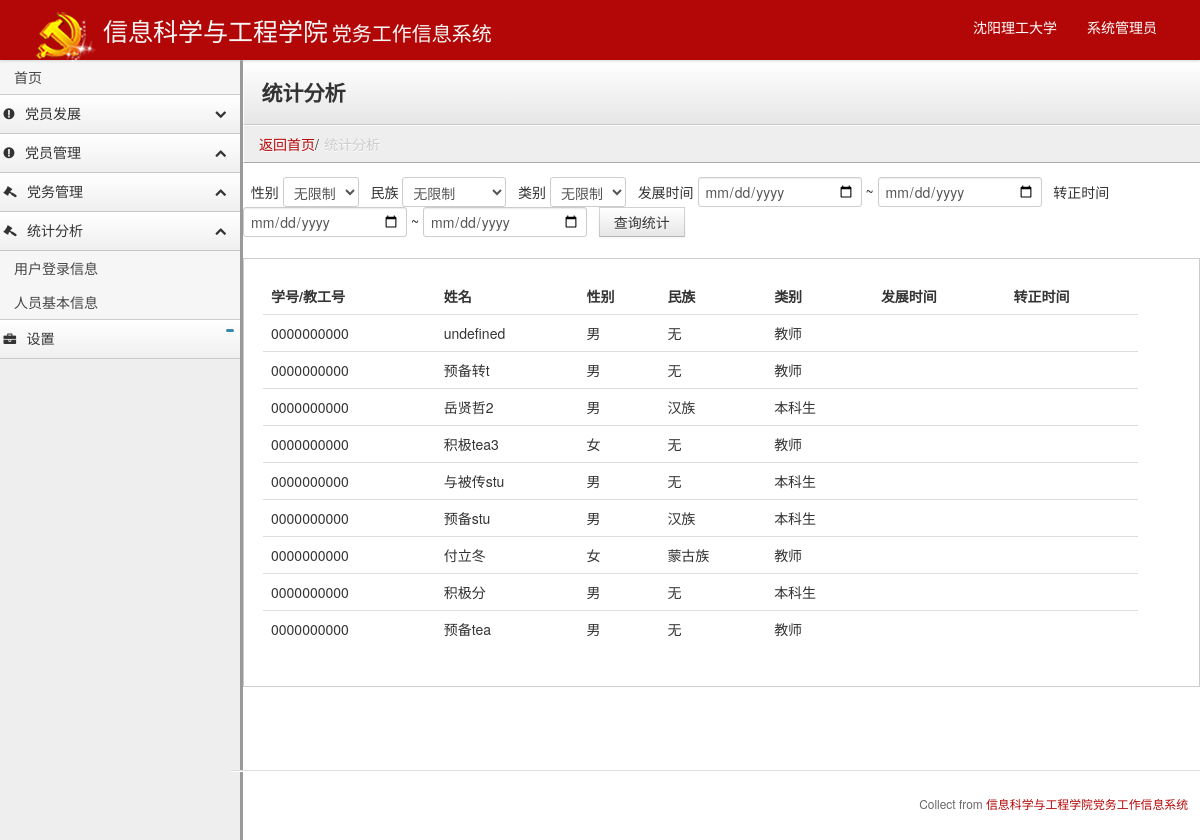
The app's page /Right_1/1_statistics.php (signed in) with its own data.
### tables this page shows
CREATE TABLE `personnelinformation` (
  `ID_number` char(18) NOT NULL COMMENT '身份证号',
  `person_cate1` tinyint(4) NOT NULL COMMENT '类别1教研本',
  `instructor_mark` tinyint(4) DEFAULT NULL COMMENT '1是导员',
  `person_cate2` tinyint(4) NOT NULL DEFAULT '6' COMMENT '人员类别2',
  `major` char(4) DEFAULT '0000' COMMENT '专业',
  `class` char(8) DEFAULT '00000000' COMMENT '班级（学生）',
  `stu_number` char(10) DEFAULT '0000000000' COMMENT '学号（学生）',
  `name` varchar(10) NOT NULL DEFAULT '000' COMMENT '姓名',
  `sex` tinyint(4) DEFAULT '0' COMMENT '性别-男0、女1',
  `Datetime` date DEFAULT '0000-01-01' COMMENT '出生日期',
  `nation` tinyint(4) DEFAULT '0' COMMENT '民族',
  `native_place` varchar(255) DEFAULT '' COMMENT '籍贯',
  `politics_status` tinyint(4) DEFAULT '0' COMMENT '政治面貌',
  `language` char(5) DEFAULT '000' COMMENT '外语语种',
  `edu` tinyint(4) DEFAULT '0' COMMENT '学历',
  `degree` tinyint(4) DEFAULT '0' COMMENT '学位',
  `graduation_date` date DEFAULT '0000-01-01' COMMENT '毕业日期',
  `Home_Add` varchar(255) DEFAULT '无' COMMENT '家庭住址所在地',
  `Home_Add_Detail` varchar(255) DEFAULT '-' COMMENT '家庭详细地址',
  `zip_code` char(6) DEFAULT '000000' COMMENT '邮政编码',
  `police_station` varchar(255) DEFAULT '无' COMMENT '户口所在派出所',
  `tel` char(11) DEFAULT '00000000000' COMMENT '联系电话',
  `strong_point` varchar(255) DEFAULT '-' COMMENT '特长',
  `floor_number` char(2) DEFAULT '0' COMMENT '楼号（学生）',
  `dormitory_number` char(3) DEFAULT '000' COMMENT '寝室号（学生）',
  `bed_number` char(2) DEFAULT '0' COMMENT '床号（学生）',
  `instructor_ID` char(18) DEFAULT '000000000000000000' COMMENT '辅导员ID（学生）',
  `Department_ID` char(9) DEFAULT '000000000' COMMENT '组织机构ID',
  `state` char(4) DEFAULT '1' COMMENT '状态-在校1、毕业2、调出3',
  `adminis_fun` varchar(255) DEFAULT NULL COMMENT '行政职务',
  `join_T_time` date DEFAULT NULL COMMENT '入团时间',
  `Tmember_meet_time` date DEFAULT NULL COMMENT '团员大会日期（团员推优时间）',
  `publicity_time` date DEFAULT NULL COMMENT '接收预备党员公示时间',
  `ZZ_publicity_time` date DEFAULT NULL COMMENT '预备党员转正公示时间',
  `JJPX_time` date DEFAULT NULL COMMENT '入党积极分子培训时间',
  `JJPX_mark` tinyint(4) DEFAULT NULL COMMENT '入党积极分子培训成绩',
  `DQPX_time` date DEFAULT NULL COMMENT '党前培训时间',
  `DQPX_mark` tinyint(4) DEFAULT NULL COMMENT '党前培训成绩',
  `SQRD_time` date DEFAULT NULL COMMENT '申请入党时间',
  `LJJ_time` date DEFAULT NULL COMMENT '列积极分子时间',
  `LFZobject_time` date DEFAULT NULL COMMENT '列发展对象时间',
  `developmentplan_time` date DEFAULT NULL COMMENT '计划发展时间',
  `ranking` decimal(4,3) DEFAULT NULL COMMENT '班级综合测评名次/班级人数（学生）',
  `all_funkobject_amount` int(11) DEFAULT '0' COMMENT '全学程不及格门数（学生）',
  `TC_and_BZ` varchar(255) DEFAULT NULL COMMENT '突出表现和存在不足',
  `reward_condtion` varchar(255) DEFAULT NULL COMMENT '获奖情况',
  `YorNwrong` tinyint(4) DEFAULT '0' COMMENT '处分情况 0-无处分 1-有处分',
  `RD_datetime` date DEFAULT NULL COMMENT '入党时间（支部接收预备党员会时间）',
  `ZQ_positivemeet_ID` varchar(255) DEFAULT NULL COMMENT '支部确定入党积极分子会ID',
  `ZQ_devemembermeet_ID` varchar(255) DEFAULT NULL COMMENT '支部确定发展对象会ID',
  `ZJ_readymeet_ID` varchar(255) DEFAULT NULL COMMENT '支部接收预备党员会ID',
  `ZSbec_officialmeet_ID` varchar(255) DEFAULT NULL COMMENT '支部预备党员转正会ID',
  `DS_readymeet_ID` varchar(255) DEFAULT NULL COMMENT '党委审批预备党员会ID',
  `bec_officialmeet_ID` varchar(255) DEFAULT NULL COMMENT '党委审批预备党员转正会ID',
  `talker_ID` char(18) DEFAULT NULL COMMENT '谈话人ID（党委派专人谈话）',
  `talk_time` date DEFAULT NULL COMMENT '谈话时间（党委派专人谈话）',
  `talk_site` varchar(255) DEFAULT NULL COMMENT '谈话地点（党委派专人谈话）',
  `bec_official_time` date DEFAULT NULL COMMENT '转正时间（支部预备党员转正会）',
  `in_time` date DEFAULT NULL COMMENT '党员转入时间',
  `in_where` varchar(255) DEFAULT NULL COMMENT '转入自何处',
  `out_time` date DEFAULT NULL COMMENT '党员转出时间',
  `gowhere` varchar(255) DEFAULT NULL COMMENT '转去何处',
  `remark` varchar(255) DEFAULT NULL COMMENT '备注'
);

CREATE TABLE `nation_bmb` (
  `nation` tinyint(4) NOT NULL,
  `nation_name` varchar(255) NOT NULL
);

CREATE TABLE `person_cate1_bmb` (
  `Person_cate1_` tinyint(4) NOT NULL,
  `Person_cate1_name` varchar(255) NOT NULL
);

### Right_1/1_statistics.php (the view, shortened to what this page needs)
<!doctype html>
<html>
<head>
<?php
   include("../footer/footer_head.php");
if(isset($_COOKIE["PHPSESSID"])){
if(isset($_SESSION["right"]) &&$_SESSION["right"]==0){
?>
</head>
<body>
 <?php include("../Right_1/1_footer_body_statistics.php"); ?>
 <div class="content">
        <div class="header">
            <h1 class="page-title">统计分析</h1>
        </div>
                <ul class="breadcrumb">
            <li><a href="1_index.php">返回首页</a>/<span class="divider">统计分析</span></li>
        </ul>
    	<div class="search-well">
                <form action="../Right_1/1_statistics.php" method="post" class="form-inline">
                <label>性别</label>
                  <select name="sex" class="select">
                      <option value="-1">无限制</option>
                    </select>
                  <label>民族</label>
                      <select name="nation" class="select">
                          <option value="-1">无限制</option>
                    </select>
                     <label>类别</label>
                  <select name="kind" class="select">
                      <option value="-1">无限制</option>
                    </select>
                  <label>发展时间</label>
                    <input name="topDevTime" class="input-slarge" type="date">
                    ~
                     <input  name="bottomDevTime" class="input-slarge" type="date">
                  <label>转正时间</label>
                  <input name="topTrueTime" class="input-slarge" type="date">
                   ~
                   <input name="bottomTrueTime" class="input-slarge" type="date">
                    <input class="btn" type="submit" name="submit" value="查询统计" >
          </form>
     	</div>
        <div class="well">
    <table class="table">
      <thead>
        <tr>
          <th>学号/教工号</th>
          <th>姓名</th>
          <th>性别</th>
          <th>民族</th>
          <th>类别</th>
          <th>发展时间</th>
          <th>转正时间</th>
          <th style="width: 26px;"></th>
        </tr>
      </thead>
      <tbody>
        <?php
        if(isset($_POST["submit"])&&$_POST["submit"]) {
            $sex=$_POST["sex"];
            $nation=$_POST["nation"];
            $kind=$_POST["kind"];
            $topDevTime=$_POST["topDevTime"];
            $bottomDevTime=$_POST["bottomDevTime"];
            $topTrueTime=$_POST["topTrueTime"];
            $bottomTrueTime=$_POST["bottomTrueTime"];
            $a = "";
            $b = "";
            $c = "";
            $d = "";
            if($sex != null && $sex>=0){
                $a = " and sex like '%$sex%'";}
            if($nation != null && $nation>=0){
                $b = " and nation like '%$nation%'";}
            if($kind != null && $kind>1){
                $c = " and ( person_cate1 like '2' or person_cate1 like '3')";
            }else if($kind != null && $kind == 1){
                $c = " and person_cate1 like '1'";
                }
            if($topDevTime != null && $bottomDevTime != null){
                $d = " and LFZobject_time between '$topDevTime' and '$bottomDevTime' ";
            }
                else if($topDevTime != null) {
                    $d = " and LFZobject_time like '$topDevTime' ";
                }
            if($topTrueTime != null && $bottomTrueTime != null){
                $d = " and bec_official_time between '$topTrueTime' and '$bottomTrueTime' ";
            }
            else if($topTrueTime != null) {
                $d = " and bec_official_time like '$topTrueTime'";
            }
            $sqlAnyStudents = "SELECT stu_number,name,sex,nation_name,Person_cate1_name,LFZobject_time,bec_official_time FROM personnelinformation,person_cate1_bmb,nation_bmb WHERE personnelinformation.out_time IS NULL AND person_cate1=Person_cate1_ AND nation_bmb.nation=personnelinformation.nation ";
            $sqlAnyStudents .=$a;
            $sqlAnyStudents .=$b;
            $sqlAnyStudents .=$c;
            $sqlAnyStudents .=$d;
            echo $sqlAnyStudents;
            if ($resAS = mysqli_query($db, $sqlAnyStudents)) {
                while ($rowsAS = mysqli_fetch_assoc($resAS)) {
                    echo "<tr>";
                        echo "<td>" . $rowsAS["stu_number"] . "</td>";
                        echo "<td>" . $rowsAS["name"] . "</td>";
                        echo "<td>" . ($rowsAS["sex"] == 0 ? "男" : "女") . "</td>";
                        echo "<td>" . $rowsAS["nation_name"] . "</td>";
                        echo "<td>" . $rowsAS["Person_cate1_name"] . "</td>";
                        echo "<td>" . $rowsAS["LFZobject_time"] . "</td>";
                        echo "<td>" . $rowsAS["bec_official_time"] . "</td>";
                        echo "</tr>";
                }
            }
        }
        else {
            $sqlAllStudents = "SELECT stu_number,name,sex,nation_name,Person_cate1_name,LFZobject_time,RD_datetime FROM personnelinformation,person_cate1_bmb,nation_bmb WHERE personnelinformation.out_time IS NULL AND person_cate1=Person_cate1_ AND nation_bmb.nation=personnelinformation.nation";
            if ($resAS = mysqli_query($db, $sqlAllStudents)) {
                while ($rowsAS = mysqli_fetch_assoc($resAS)) {
                    echo "<tr>";
                    echo "<td>" . $rowsAS["stu_number"] . "</td>";
                    echo "<td>" . $rowsAS["name"] . "</td>";
                    echo "<td>" . ($rowsAS["sex"] == 0 ? "男" : "女") . "</td>";
                    echo "<td>" . $rowsAS["nation_name"] . "</td>";
                    echo "<td>" . $rowsAS["Person_cate1_name"] . "</td>";
                    echo "<td>" . $rowsAS["LFZobject_time"] . "</td>";
                    echo "<td>" . $rowsAS["RD_datetime"] . "</td>";
                    echo "</tr>";
                }
            }
        }
        ?>
      </tbody>
    </table>
</div>
 <?php include("../footer/footer_bottom.php");?>
</body>
</html>
    <?php
}
}
else{
    ?>
    <script>
        window.location = "../sign-in.php";
    </script>
    <?php
}

### footer/footer_head.php (shortened to what this page needs)
 <head>
    <link rel="stylesheet" type="text/css" href="../lib/bootstrap/css/bootstrap.css">
    <link rel="stylesheet" type="text/css" href="../stylesheets/theme.css">
    <link rel="stylesheet" href="../lib/font-awesome/css/font-awesome.css">
</head>

### Right_1/1_footer_body_statistics.php (shortened to what this page needs)
 <div class="navbar">
        <div class="navbar-inner">
                <ul class="nav pull-right">
                    <li><a href="http://218.25.35.28/" class="hidden-phone visible-tablet visible-desktop" role="button">沈阳理工大学</a></li>
                    <li><a href="1_pmm_information.php" class="hidden-phone visible-tablet visible-desktop" role="button"> 系统管理员</a></li>
                </ul>
                <img src="../images/4.png" />
               <span class="font-head-first">信息科学与工程学院</span> <span class="font-head-second">党务工作信息系统</span>
        </div>
</div>
 <div class="sidebar-nav">
        <ul class="nav nav-list collapse in">
            <li><a href="1_index.php">首页</a></li>
        </ul>
        <a href="#memberDevelopment-menu" class="nav-header collapsed" data-toggle="collapse"><i class="icon-exclamation-sign"></i>党员发展<i class="icon-chevron-up"></i></a>
 <a href="#memberManagement-menu" class="nav-header" data-toggle="collapse"><i class="icon-exclamation-sign"></i>党员管理<i class="icon-chevron-up"></i></a>
        <a href="#partWork-menu" class="nav-header" data-toggle="collapse"><i class="icon-legal"></i>党务管理<i class="icon-chevron-up"></i></a>
      	<a href="#statistics-menu" class="nav-header" data-toggle="collapse"><i class="icon-legal"></i>统计分析<i class="icon-chevron-up"></i></a>
        <ul id="statistics-menu" class="nav nav-list collapse in">
        	<li ><a href="1_user_log_in.php">用户登录信息</a></li>
            <li ><a href="1_statistics.php">人员基本信息</a></li>
        </ul>
      	<a href="#setting-menu" class="nav-header" data-toggle="collapse"><i class="icon-briefcase"></i>设置<span class="label label-info"></span></a>
  </div>

### footer/footer_bottom.php
<footer>
       <hr>
          <p class="pull-right">Collect from <a href="#" title="信息科学与工程学院党务工作信息系统" target="_blank">信息科学与工程学院党务工作信息系统</a></p>
    </footer>

### Right_1/1_statistics.php (style rules this page uses)
.select { width:auto; }

### records on screen
personnelinformation: stu_number "0000000000", name "undefined", sex "男", nation.nation_name "无", person_cate1.Person_cate1_name "教师"
personnelinformation: stu_number "0000000000", name "预备转t", sex "男", nation.nation_name "无", person_cate1.Person_cate1_name "教师"
personnelinformation: stu_number "0000000000", name "岳贤哲2", sex "男", nation.nation_name "汉族", person_cate1.Person_cate1_name "本科生"
personnelinformation: stu_number "0000000000", name "积极tea3", sex "女", nation.nation_name "无", person_cate1.Person_cate1_name "教师"
personnelinformation: stu_number "0000000000", name "与被传stu", sex "男", nation.nation_name "无", person_cate1.Person_cate1_name "本科生"
personnelinformation: stu_number "0000000000", name "预备stu", sex "男", nation.nation_name "汉族", person_cate1.Person_cate1_name "本科生"
personnelinformation: stu_number "0000000000", name "付立冬", sex "女", nation.nation_name "蒙古族", person_cate1.Person_cate1_name "教师"
personnelinformation: stu_number "0000000000", name "积极分", sex "男", nation.nation_name "无", person_cate1.Person_cate1_name "本科生"
personnelinformation: stu_number "0000000000", name "预备tea", sex "男", nation.nation_name "无", person_cate1.Person_cate1_name "教师"
